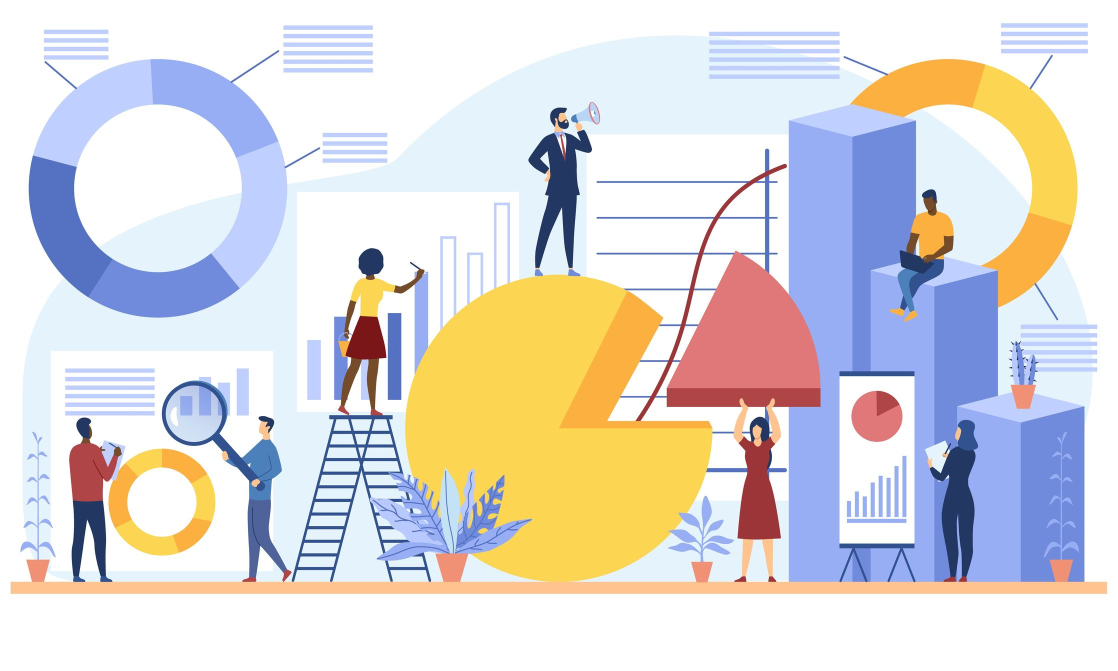
#> input picture Modulo_1/Estadistica.jpg, 2235 x 1341 px (shown at 1/2 size)
$ jupyter execute --allow-errors 12.Numpy.ipynb   (shell and % lines are left out)
#> lines starting #> are read from the running program, lines starting #| are printed output that depends on the picture; after the words box and inside, x2 and y2 are one past the last pixel; in counts of white or black regions, pixels touching at a corner belong together
# Definición de arreglos

Las estructuras de datos que hemos visto hasta ahora (listas, tuplas, diccionarios) permiten manipular datos de manera muy flexible. Combinándolas y anidándolas, es posible organizar información de manera estructurada para representar sistemas del mundo real.

En muchas aplicaciones de Ingeniería, por otra parte, más importante que la organización de los datos es la capacidad de hacer muchas operaciones a la vez sobre grandes conjuntos de datos numéricos de manera eficiente. Algunos ejemplos de problemas que requieren manipular grandes secuencias de números son: la predicción del clima, la construcción de edificios, y el análisis de indicadores financieros entre muchos otros.

La estructura de datos que sirve para almacenar estas grandes secuencias de números (generalmente de tipo float) es el arreglo.

Escalar:
Un Escalar básicamente es un número, ya sea real (pueden ser enteros, decimales y van desde menos infinito hasta infinito), constante (es un valor que no cambia y por eso le llamamos constante), o complejo (es un número que expresa como un número real más uno imaginario).

[cell 1]
escalar = 55

Vectores:

En álgebra lineal podemos decir que es un conjunto de escalares que se ordenan en un renglón o en una columna.

[cell 2]
import numpy as np
vector = np.array([1,2,3,4,5,6,7])
vector

Matriz:

Un matriz es un conjunto de vectores agrupados y tiene 2 dimensiones (ancho y alto).

[cell 3]
matriz = np.array([[1,2,3],[1,2,3],[1,2,3]])
matriz

Tensor:

Y un tensor puede entenderse como un conjunto de matrices y estos pueden tener varias dimensiones, por ejemplo una imagen puede tener 3 dimensiones si la imagen esta en RGB (red, green, blue)

[cell 4]
tensor = np.array([[[1,2,3],[1,2,3],[1,2,3]],
                   [[1,2,3],[1,2,3],[1,2,3]],
                   [[1,2,3],[1,2,3],[1,2,3]]])
tensor

<center><font size=6> NumPy </font> </center>

Numpy es una biblioteca que provee herramientas muy útiles para cómputo científico. Entre otras cosas, contiene:

- Extensión para operaciones de alto desempeño con arreglos multidimensionales
- En general, sus operaciones son más eficientes (muchas vienen de funciones compiladas en c = bajo nivel).
- Maneja contenedores utilizando de forma eficiente la memoria: espacios contiguos de memoria y por lo general más pequeños que un contenedor común de Python (así que es más rápido).
- Está diseñado/pensado para cómputo científico (resulta conveniente). En particular, incluye algoritmos comúnes para operar sobre arreglos.

http://www.numpy.org/

Una característica clave de numpy es la existencia de sus arreglos multidimensionales, los cuales son contenedores rápidos y flexibles para datos.

Para poder trabajar con NumPy debemos importar la libreria

[cell 5]
import numpy as np

Es posible convertir una lista en un arreglo numpy

[cell 6]
lista = [i for i in range(10,100,10)]
lista

[cell 7]
arreglo = np.array(lista)
arreglo

[cell 8]
tensor.shape

NumPy tambien tiene diferentes tipos de arreglos definidos

[cell 9]
np.ones(10)

[cell 10]
np.ones((10,10))

[cell 11]
matriz=np.ones((100,100,3))

[cell 12]
matriz.shape

[cell 13]
arr3 = np.zeros((3,3))
arr3

[cell 14]
a = np.array([1,2,3,4,5,6,7,8,9,10,11,12])
a.shape

[cell 15]
a=np.reshape(a,(3,4))

[cell 16]
a.shape

[cell 17]
b = np.reshape(a,(6,-1))
b.shape

[cell 18]
np.reshape(a,(-1,3))

### Números verdaderamente aleatorios
Para obtener números verdaderamente aleatorios, se necesitaría una fuente de aleatoriedad física, como el ruido térmico en un semiconductor, la desintegración radiactiva, u otros fenómenos físicos impredecibles. Algunas plataformas y servicios en línea ofrecen números verdaderamente aleatorios basados en tales fenómenos. Por ejemplo, el sitio random.org proporciona números aleatorios generados a partir de ruido atmosférico.

- Los números generados por numpy.random y el módulo estándar random en Python son pseudoaleatorios, no verdaderamente aleatorios.
- Pueden ser reproducidos utilizando una semilla.
- Para números verdaderamente aleatorios, se requiere una fuente de aleatoriedad física.

[cell 19]
np.random.rand(10)

[cell 20]
np.random.rand(3,3,3)

[cell 21]
np.random.seed(32)
np.random.randint(0,100,size=10)

[cell 22]
# Arreglo vacio
arreglo = np.empty((3,3))
arreglo

[cell 23]
# Arreglo lleno
np.full((3,3),45)

Numero de elementos dentro de un rango

[cell 24]
np.linspace(0,3,50)

¿Es rapido NumPy?

La diferencia en la velocidad entre estas dos operaciones demuestra la eficiencia de NumPy al realizar operaciones numericas.

1. Listas de Python puro: La operación se realizo utilizando una compresión de lista, lo que significa que cada elemento se eleva al cuadrado. Esto es bastante eficiente en términos de código puro de Python.

2. Array de NumPy: Si se está trabajando con grandes conjuntos de datos o es necesario realizar cálculos numéricos complejos, NumPy es una herramienta mucho más rapida.

[cell 25]
lista = [i for i in range(1000)]

[i**2 for i in lista]

[cell 26]
array = np.arange(1000)

array**2

<center> <font size=5> Algunas operaciones con matrices y numpy </font> </center>

Ya vimos como crear arreglos de diferentes dimensiones con funciones establecidas, ¿Pero como defino una matriz de manera manual?

Una matriz \( m \times n \):

$$
A=\begin{pmatrix}
A_{0,0} & A_{0,1} & \ldots & A_{0, n-1} \\
A_{1,0} & A_{1,1} & \ldots & A_{1, n-1} \\
\vdots & \vdots & \ddots & \vdots \\
A_{m-1,0} & A_{m-1,1} & \ldots & A_{m-1, n-1}
\end{pmatrix}
$$

Tiene componentes \( A_{i,j} \) donde \( i \) va de 0 a \( m-1 \) y \( j \) va de 0 a \( n-1 \).

**Ejemplo:**
$\textit{B}$ = $ \begin{pmatrix}
1 & 4 &  2 & 0 & -1 \\
3 & 0 & -2 & 1 &  5 \\
\end{pmatrix}  $

$B_{1,2} = -2$
$B_{1,0} = 3$

¿ Como accedo a un elemento de una matriz?

[cell 27]
B = np.array([[1,4,2,0,-1],[3,0,-2,1,5]])
B

[cell 28]
B[1,2]

[cell 29]
# Modificar un elemento de una matriz

### Igualdad de matrices

Dos matrices $\textbf{A}$ y $\textbf{B}$ son iguales si son del mismo tamaño y sus componentes correspondientes son iguales $A_{i,j}=B_{i,j}$

### Matriz transpuesta
Es la matriz que resulta de intercambiar sus filas por sus columnas

Si

$$
\textit{A} = \begin{pmatrix}
A_{0,0} & A_{0,1} & \ldots & A_{0, n-1} \\
A_{1,0} & A_{1,1} & \ldots & A_{1, n-1} \\
\vdots & \vdots & \ddots & \vdots \\
A_{m-1,0} & A_{m-1,1} & \ldots & A_{m-1, n-1}
\end{pmatrix}
$$

entonces,

$$
A^T = \begin{pmatrix}
A_{0,0} & A_{1,0} & \ldots & A_{m-1,0} \\
A_{0,1} & A_{1,1} & \ldots & A_{m-1,1} \\
\vdots & \vdots & \ddots & \vdots \\
A_{0,n-1} & A_{1,n-1} & \ldots & A_{m-1,n-1}
\end{pmatrix}
$$

${A^T}_{i,j}=A_{j,i}$

**Ejemplo:**
<b>$\textit{B}$</b> = $ \begin{pmatrix}
1 & 4 &  2 & 0 & -1 \\
3 & 0 & -2 & 1 &  5 \\
\end{pmatrix}  $
entonces,
<b>$B^T$<b> = $ \begin{pmatrix}
1 & 3  \\
4 & 0  \\
2 & -2  \\
0 & 1  \\
-1 & 5  \\
\end{pmatrix}  $

### Suma de matrices

Dos matrices pueden sumarse si tienen el mismo tamaño:

$$\textit{C} = \textit{A} + \textit{B}$$

$$
\textit{C} =
\begin{pmatrix}
A_{0,0} + B_{0,0} & A_{0,1} + B_{0,1} & \ldots & A_{0, n-1} + B_{0, n-1} \\
A_{1,0} + B_{1,0} & A_{1,1} + B_{1,1} & \ldots & A_{1, n-1} + B_{1, n-1} \\
\vdots & \vdots & \ddots & \vdots \\
A_{m-1,0} + B_{m-1,0} & A_{m-1,1} + B_{m-1,1} & \ldots & A_{m-1, n-1} + B_{m-1, n-1}
\end{pmatrix}
$$

donde

$$C_{i,j} = A_{i,j} + B_{i,j}$$

[cell 30]
A = np

### Suma de matrices con una escalar

La suma de una matriz por un escalar se realiza desarrollando la operación suma en cada uno de los elementos de la matriz

$ B = A + c $ donde $ B_{i,j} = A_{i,j} + c $

$\textit{B}$ = $ \begin{pmatrix}
A_{0,0} & A_{0,1} & \ldots & A_{0,n-1} \\
A_{1,0} & A_{1,1} & \ldots & A_{1,n-1} \\
\vdots & \vdots & \ddots & \vdots \\
A_{m-1,0} & A_{m-1,1} & \ldots & A_{m-1,n-1}
\end{pmatrix} + c = $
$ \begin{pmatrix}
A_{0,0} + c & A_{0,1} + c & \ldots & A_{0,n-1} + c \\
A_{1,0} + c & A_{1,1} + c & \ldots & A_{1,n-1} + c \\
\vdots & \vdots & \ddots & \vdots \\
A_{m-1,0} + c & A_{m-1,1} + c & \ldots & A_{m-1,n-1} + c
\end{pmatrix}$

### Producto de una matriz con un escalar

El producto de una matriz por un escalar se realiza desarrollando la operación producto en cada uno de los elementos de la matriz

$ B = cA $ donde $ B_{i,j} = cA_{i,j} $

$B = c\textit{A}$ = $ c\begin{pmatrix}
A_{0,0} & A_{0,1} & \ldots & A_{0,n-1} \\
A_{1,0} & A_{1,1} & \ldots & A_{1,n-1} \\
\vdots & \vdots & \ddots & \vdots \\
A_{m-1,0} & A_{m-1,1} & \ldots & A_{m-1,n-1}
\end{pmatrix} = $
$ \begin{pmatrix}
cA_{0,0} & cA_{0,1} & \ldots & cA_{0,n-1} \\
cA_{1,0} & cA_{1,1} & \ldots & cA_{1,n-1} \\
\vdots & \vdots & \ddots & \vdots \\
cA_{m-1,0} & cA_{m-1,1} & \ldots & cA_{m-1,n-1}
\end{pmatrix}$

### Suma de una matriz con un vector

La suma de una matriz con un vector no está definida en el álgebra lineal convencional, ya que sus dimensiones no coinciden.

Sin embargo, en algunos contextos (por ejemplo, en programación con ciertas bibliotecas de cálculo numérico), puedes encontrar operaciones que parecen sumar una matriz con un vector. Esto se suele hacer mediante una operación llamada "broadcasting."

$ C = A + b $ donde $ C_{i,j} = A_{i,j} + b_{j} $

$\textit{C}$ = $ \begin{pmatrix}
A_{0,0} & A_{0,1} & \ldots & A_{0,n-1} \\
A_{1,0} & A_{1,1} & \ldots & A_{1,n-1} \\
\vdots & \vdots & \ddots & \vdots \\
A_{m-1,0} & A_{m-1,1} & \ldots & A_{m-1,n-1}
\end{pmatrix} + $
$ \begin{pmatrix}
b_{0} & b_{0} & \ldots & b_{0}
\end{pmatrix}$

O

$\textit{C}$ = $ \begin{pmatrix}
A_{0,0} & A_{0,1} & \ldots & A_{0,n-1} \\
A_{1,0} & A_{1,1} & \ldots & A_{1,n-1} \\
\vdots & \vdots & \ddots & \vdots \\
A_{m-1,0} & A_{m-1,1} & \ldots & A_{m-1,n-1}
\end{pmatrix} + $
$ \begin{pmatrix}
b_{0} \\
b_{1} \\
\vdots \\
b_{m-1}
\end{pmatrix}$

[cell 31]
import numpy as np
A = np.array([[1,4,2,0,-1],[3,0,-2,-1,5]])

v = np.array([[1,4,3,5,6]])

A + v

[cell 32]
# Suma de una matriz con un vector columna
v = np.array([[1,2]])

A + v.T

### Multiplicación de matrices

El producto $𝑨𝑩$ se puede realizar si el número de columnas de $𝑨$ es el mismo que el
número de filas de $𝑩$.
Si $𝑨$ es de la forma $𝑚$ x $𝑛$ y $B$ es de la forma $𝑛$ x $𝑝$, $𝑪 = 𝑨𝑩$ es de la
forma $𝑚$ x $p$

$  C_{i,j}= {\sum_{k}} A_{i,k}B_{k,j}  $

El elemento $  C_{i,j} $ se obtiene de multiplicar cada uno de los elementos de la fila $i$ de la matriz $A$ por el correspondiente elemento de la columna $j$ de la matriz $B$, y calcular la suma de todos esos productos.


__Ejemplo:__

$C = \begin{pmatrix}
2 & 0 & -3 \\
4 & 1 & 5 \\
\end{pmatrix}$
$\begin{pmatrix}
7 & -1 & 4 & 7 \\
2 & 5 & 0 & -4 \\
-3 & 1 & 2 & 3\\
\end{pmatrix}$
$ = \begin{pmatrix}
23 & -5 & 2 & 5 \\
15 & 6 & 26 & 39 \\
\end{pmatrix}$

- $C_{0,0} = A_{0,0}B_{0,0} + A_{0,1}B_{1,0} + A_{0,2}B_{2,0} = (2)(7) + (0)(2) + (-3)(-3) = 23$
- $C_{0,1} = A_{0,0}B_{0,1} + A_{0,1}B_{1,1} + A_{0,2}B_{2,1} = (2)(-1) + (0)(5) + (-3)(1) = -5$
- $C_{0,2} = A_{0,0}B_{0,2} + A_{0,1}B_{1,2} + A_{0,2}B_{2,2} = (2)(4) + (0)(0) + (-3)(2) = 2$
- $C_{0,3} = A_{0,0}B_{0,3} + A_{0,1}B_{1,3} + A_{0,2}B_{2,3} = (2)(7) + (0)(-4) + (-3)(3) = 5$

- $C_{1,0} = A_{1,0}B_{0,0} + A_{1,1}B_{1,0} + A_{1,2}B_{2,0} = (4)(7) + (1)(2) + (5)(-3) = 15$
- $C_{1,1} = A_{1,0}B_{0,1} + A_{1,1}B_{1,1} + A_{1,2}B_{2,1} = (4)(-1) + (1)(5) + (5)(1) = 6$
- $C_{1,2} = A_{1,0}B_{0,2} + A_{1,1}B_{1,2} + A_{1,2}B_{2,2} = (4)(4) + (1)(0) + (5)(2) = 26$
- $C_{1,3} = A_{1,0}B_{0,3} + A_{1,1}B_{1,3} + A_{1,2}B_{2,3} = (4)(7) + (1)(-4) + (5)(3) = 39$

[cell 33]
A = np.array([[2,0,-3],[4,1,5]])
B = np.array([[7,-1,4,7],[2,5,0,-4],[-3,1,2,3]])

C = np.dot(A,B)
C

[cell 34]
A@B

### Producto punto

El producto punto de dos vectores $x$ y $y$ es el producto de matrices $x^T y$

Si $x = \begin{pmatrix}
x_0  \\
x_1 \\
\vdots \\
x_{n-1} \\
\end{pmatrix}$
$\;$ y $y = \begin{pmatrix}
y_0  \\
y_1 \\
\vdots \\
y_{n-1} \\
\end{pmatrix}$
, $\;$ $x^T y =  \begin{pmatrix}
x_0  & x_1 & \ldots & x_{n-1}  \\
\end{pmatrix}$
$\begin{pmatrix}
y_0  \\
y_1 \\
\vdots \\
y_{n-1} \\
\end{pmatrix}$ $=$
$x_{0}y_{0} + x_{1} y_{1} + \ldots + x_{n-1} y_{n-1}$

### Producto Hadamard

Es un producto directo que se obtiene al multiplicar elemento por elemento de dos matrices

$𝐶 = 𝐴⊙𝐵$

donde $𝐶_{𝑖𝑗} = 𝐴_{𝑖,𝑗}𝐵_{𝑖,𝑗}$

$\textit{C}$ = $ \begin{pmatrix}
A_{0,0} & A_{0,1} & \ldots & A_{0,n-1} \\
A_{1,0} & A_{1,1} & \ldots & A_{1,n-1} \\
\vdots & \vdots & \ddots & \vdots \\
A_{m-1,0} & A_{m-1,1} & \ldots & A_{m-1,n-1}
\end{pmatrix} ⊙  \begin{pmatrix}
B_{0,0} & B_{0,1} & \ldots & B_{0,n-1} \\
B_{1,0} & B_{1,1} & \ldots & B_{1,n-1} \\
\vdots & \vdots & \ddots & \vdots \\
B_{m-1,0} & B_{m-1,1} & \ldots & B_{m-1,n-1}
\end{pmatrix}$


[cell 35]
B = np.array([[7,-1,4,7],[2,5,0,-4],[-3,1,2,3]])

B*B

### División

En el contexto del álgebra lineal, la división de matrices como tal no está definida. Sin embargo, en NumPy, puedes realizar una división elemento por elemento (al igual que la multiplicación de Hadamard) usando el operador /. Esto dividirá cada elemento en la matriz de la izquierda por el elemento correspondiente en la matriz de la derecha.

$\textit{C}$ = $ \begin{pmatrix}
A_{0,0} & A_{0,1} & \ldots & A_{0,n-1} \\
A_{1,0} & A_{1,1} & \ldots & A_{1,n-1} \\
\vdots & \vdots & \ddots & \vdots \\
A_{m-1,0} & A_{m-1,1} & \ldots & A_{m-1,n-1}
\end{pmatrix} /  \begin{pmatrix}
B_{0,0} & B_{0,1} & \ldots & B_{0,n-1} \\
B_{1,0} & B_{1,1} & \ldots & B_{1,n-1} \\
\vdots & \vdots & \ddots & \vdots \\
B_{m-1,0} & B_{m-1,1} & \ldots & B_{m-1,n-1}
\end{pmatrix}$

[cell 36]
B = np.array([[7,-1,4,7],[2,5,0,-4],[-3,1,2,3]])
B / B

## Slicing numpy

[cell 37]
# Instalación de librerías
#%pip install pillow

[cell 38]
from PIL import Image
import numpy as np
import matplotlib.pyplot as plt

[cell 39]
imagen = Image.open('Estadistica.jpg')
#> imagen is the input picture: PIL image 2235x1341 RGB; mean R, G, B 220.7, 217.4, 217
array_imagen = np.array(imagen)

[cell 40]
array_imagen.shape

[cell 41]
plt.imshow(array_imagen)
plt.show()

[cell 42]
A = array_imagen[0:200,0:500,:]
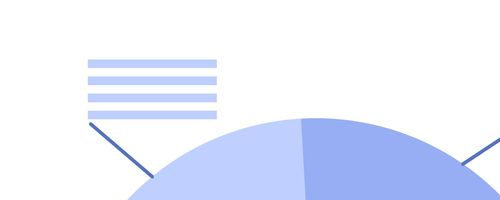
#> A: shape (200, 500, 3); mean R, G, B 232.8, 237.9, 252.7
plt.imshow(A)

[cell 43]
A = array_imagen[0:250,:,:]
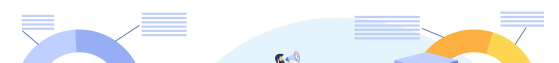
#> A: shape (250, 2235, 3) (shown at 1/4 size); mean R, G, B 238.8, 240.4, 242.2
plt.imshow(A)

[cell 44]
A = array_imagen[200:600,1000:1250,:]
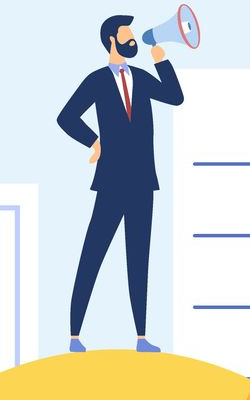
#> A: shape (400, 250, 3); mean R, G, B 204.6, 209.6, 207.3
plt.imshow(A)

[cell 45]
imagen_modificada = array_imagen.copy()
imagen_modificada[200:600,1000:1250,:] = [255,50,78]
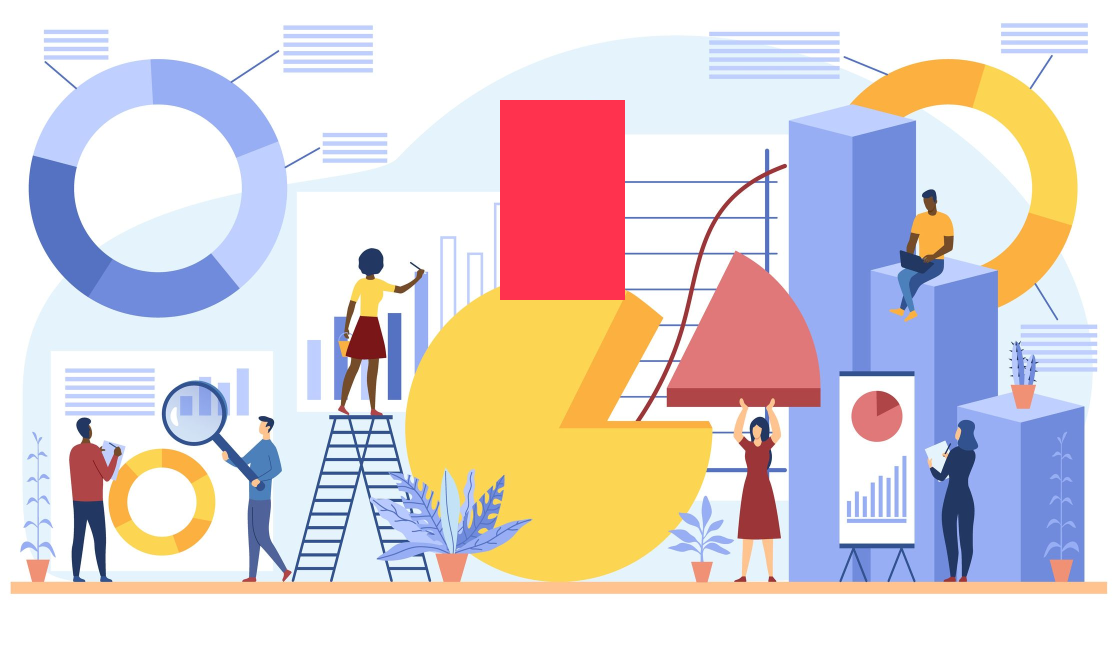
#> imagen_modificada: shape (1341, 2235, 3) (shown at 1/2 size); 3.34% of pixels changed, all inside (x1, y1, x2, y2) = (1000, 200, 1250, 600)
plt.imshow(imagen_modificada)

[cell 46]
arr = [50,20,40,80,30]
n = len(arr)

for i in range(n-1):
    interruptor = False
    for j in range(0,n-i-1):
        if arr[j] > arr[j+1]:
            arr[j], arr[j+1] = arr[j+1], arr[j]
            interruptor = True
    if not interruptor:
        break
print("Array ordenado:", arr)

$ run again, with Modulo_1/Ejercicio bucle 0.jpg copied over Modulo_1/Estadistica.jpg
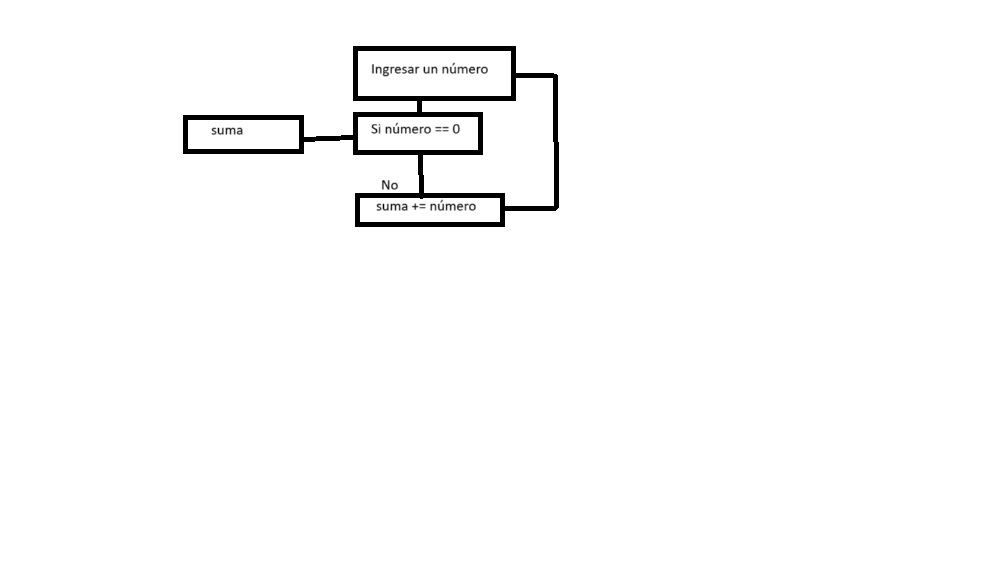
#> input picture Modulo_1/Ejercicio bucle 0.jpg, 985 x 584 px
#> imagen is the input picture: PIL image 985x584 RGB; min 0, max 255, mean 250.8
#> `A = array_imagen[0:200,0:500,:]`:
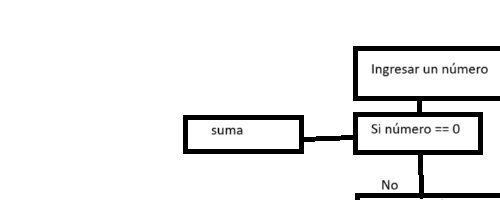
#> A: shape (200, 500, 3); min 0, max 255, mean 238
#> `A = array_imagen[0:250,:,:]`:
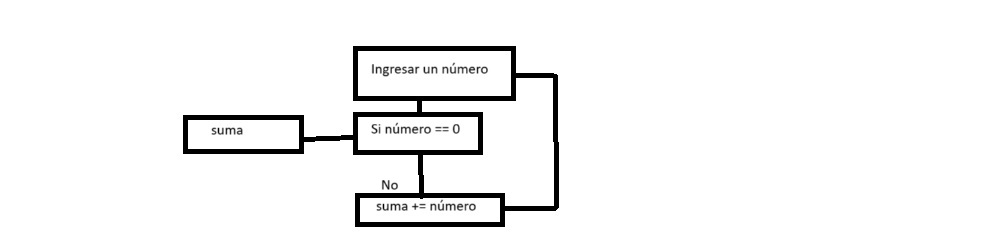
#> A: shape (250, 985, 3); min 0, max 255, mean 245.3
#> `A = array_imagen[200:600,1000:1250,:]`: A = empty array

$ run again, with Modulo_1/Ejercicio invernaderos.jpg copied over Modulo_1/Estadistica.jpg
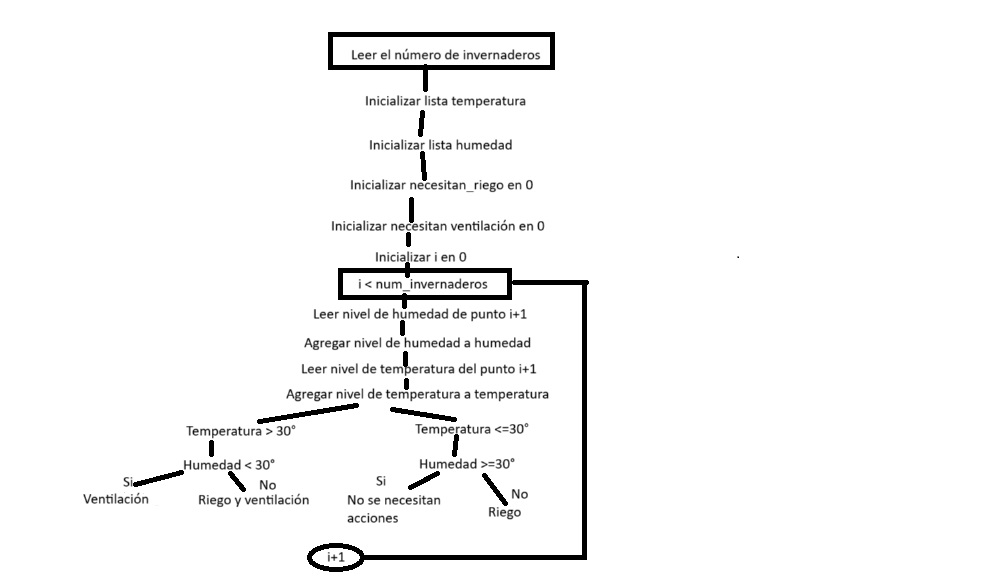
#> input picture Modulo_1/Ejercicio invernaderos.jpg, 985 x 584 px
#> imagen is the input picture: PIL image 985x584 RGB; min 0, max 255, mean 247
#> `A = array_imagen[0:200,0:500,:]`:
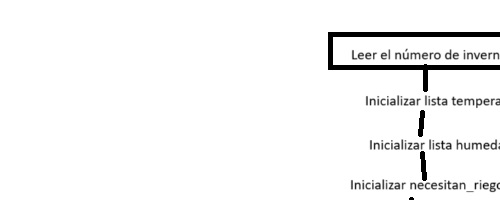
#> A: shape (200, 500, 3); min 0, max 255, mean 245.6
#> `A = array_imagen[0:250,:,:]`:
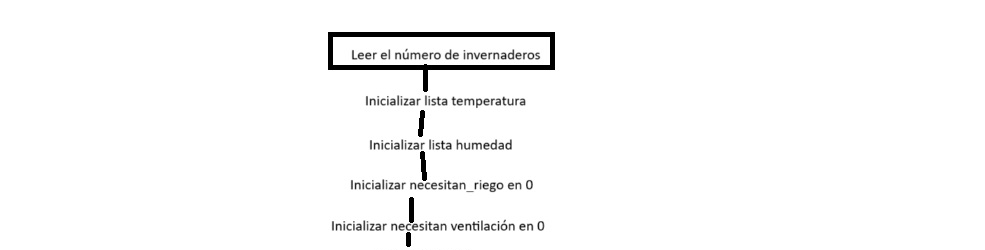
#> A: shape (250, 985, 3); min 0, max 255, mean 249.4
#> `A = array_imagen[200:600,1000:1250,:]`: A = empty array
